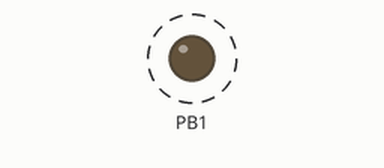
This program was run on a simulated ATmega328P, built with avr-gcc and emulated at 16 MHz (the files do not name the chip). On the bench: output pins drawn as LEDs (lit = HIGH). Dashed ring = blinking.

Above: at 0.5 s.
Timing chart, 0 to 4.6 s (numbered marks = the images above):
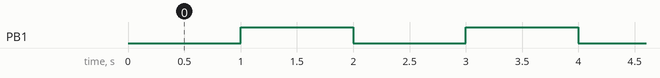

The program:

main.c
```c
/*
 */

#include <avr/io.h>

#define F_CPU       16000000UL
#include <util/delay.h>

#include <avr/interrupt.h>

#define sbi(PORTx, BITx)        (PORTx |= (1 << BITx))
#define cbi(PORTx, BITx)        (PORTx &= ~(1 << BITx))

volatile unsigned int counter = 0;

SIGNAL(TIMER0_COMPA_vect)
{
    counter++;
}

void counter_init(void)
{
    cbi(SREG, 7);

    TCCR0A = 0;
    TCCR0B = 0;

    DDRB = 0x02;
    PORTB = 0x00;

    // CTC Mode, Use OCRA pin
    TCCR0A = (1 << WGM01);
    // clk / 64 => 16 MHz / 64 = 250 KHz => 0.004 ms
    TCCR0B = (1 << CS01) | (1 << CS00);
    TIMSK0 = (1 << OCIE0A);
    TCNT0 = 0;

    // 1 ms / 0.004 ms - 1 = 249
    // 249 * 0.004 ms = 1 ms
    OCR0A = 249;

    sbi(SREG, 7);
}

int main(void)
{
    counter_init();

    while(1)
    {
        if (counter == 1000)
        {
            PORTB ^= 0x02;
            counter = 0;
        }
    }

    return 0;
}
```

Measured:
- by itself, PB1: alternates HIGH for 1.0 s and LOW for 1.0 s
